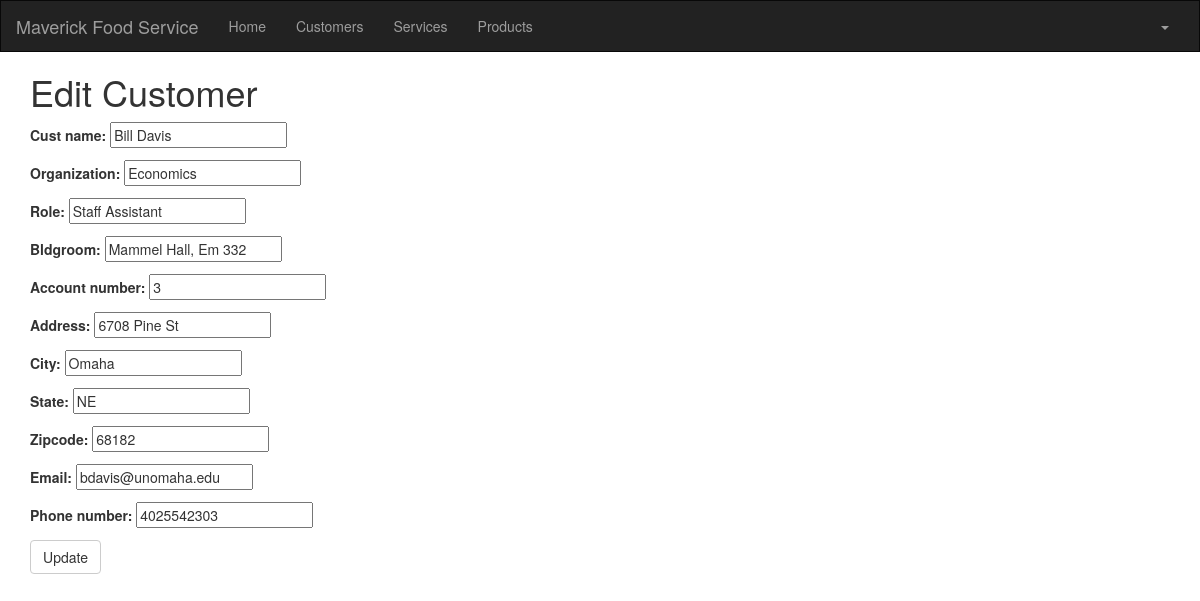
Page /customer/3/edit/ (signed in) on the committed database.
### crm/models.py (models this page shows, shortened)
class Customer(models.Model):
    cust_name = models.CharField(max_length=50)
    organization = models.CharField(max_length=100, blank=True)
    role = models.CharField(max_length=100)
    email = models.EmailField(max_length=100)
    bldgroom = models.CharField(max_length=100)
    address = models.CharField(max_length=200)
    account_number = models.IntegerField(blank=False, null=False)
    city = models.CharField(max_length=50)
    state = models.CharField(max_length=50)
    zipcode = models.CharField(max_length=10)
    phone_number = models.CharField(max_length=50)
    created_date = models.DateTimeField(
        default=timezone.now)
    updated_date = models.DateTimeField(auto_now_add=True)

### crm/views.py (the view)
# urls.py: path('customer/<int:pk>/edit/', views.customer_edit, name='customer_edit'),
@login_required()
def customer_edit(request, pk):
    customer = get_object_or_404(Customer, pk=pk)
    if request.method == "POST":
        form = CustomerForm(request.POST, instance=customer)
        if form.is_valid():
            customer = form.save(commit=False)
            customer.updated_date = timezone.now()
            customer.save()
            customer = Customer.objects.filter(created_date__lte=timezone.now())
            return render(request, 'crm/customer_list.html',
                          {'customers': customer})
    else:
        form = CustomerForm(instance=customer)
    return render(request, 'crm/customer_edit.html', {'form': form})

### crm/forms.py
class CustomerForm(forms.ModelForm):
    class Meta:
        model = Customer
        fields = (
            'cust_name', 'organization', 'role', 'bldgroom', 'account_number', 'address', 'city', 'state', 'zipcode',
            'email', 'phone_number')

### crm/templates/crm/customer_edit.html (shortened to what this page needs)
<!DOCTYPE html>
<html lang="en">
{% extends 'crm/base.html' %}
{% block content %}
    <h1>Edit Customer</h1>
    <form method="POST" class="customer-form">{% csrf_token %}
        {{ form.as_p }}
        <button type="submit" class="save btn btn-default">Update</button>
    </form>
{% endblock %}

### rows in the picture
Customer: cust_name "Bill Davis", organization "Economics", role "Staff Assistant", bldgroom "Mammel Hall, Em 332", account_number "3", address "6708 Pine St", city "Omaha", state "NE", zipcode "68182", email "bdavis@unomaha.edu", phone_number "4025542303"
